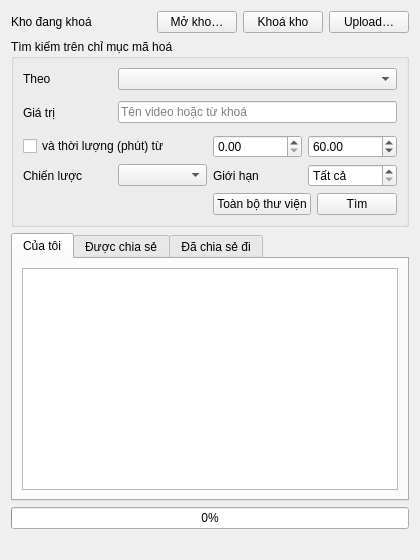
<?xml version="1.0" encoding="UTF-8"?>
<ui version="4.0">
 <class>VaultWidget</class>
 <widget class="QWidget" name="VaultWidget">
  <property name="geometry">
   <rect>
    <x>0</x>
    <y>0</y>
    <width>420</width>
    <height>560</height>
   </rect>
  </property>
  <layout class="QVBoxLayout" name="verticalLayout">
   <item>
    <layout class="QHBoxLayout" name="horizontalLayout_Top">
     <item>
      <widget class="QLabel" name="label_Status">
       <property name="sizePolicy">
        <sizepolicy hsizetype="Expanding" vsizetype="Preferred">
         <horstretch>1</horstretch>
         <verstretch>0</verstretch>
        </sizepolicy>
       </property>
       <property name="text">
        <string>Kho đang khoá</string>
       </property>
       <property name="wordWrap">
        <bool>true</bool>
       </property>
      </widget>
     </item>
     <item>
      <widget class="QPushButton" name="pushButton_Open">
       <property name="text">
        <string>Mở kho…</string>
       </property>
      </widget>
     </item>
     <item>
      <widget class="QPushButton" name="pushButton_Lock">
       <property name="text">
        <string>Khoá kho</string>
       </property>
      </widget>
     </item>
     <item>
      <widget class="QPushButton" name="pushButton_Upload">
       <property name="text">
        <string>Upload…</string>
       </property>
      </widget>
     </item>
    </layout>
   </item>
   <item>
    <widget class="QGroupBox" name="groupBox_Search">
     <property name="title">
      <string>Tìm kiếm trên chỉ mục mã hoá</string>
     </property>
     <layout class="QGridLayout" name="gridLayout_Search">
      <item row="0" column="0">
       <widget class="QLabel" name="label_Field">
        <property name="text">
         <string>Theo</string>
        </property>
       </widget>
      </item>
      <item row="0" column="1" colspan="3">
       <widget class="QComboBox" name="comboBox_Field"/>
      </item>
      <item row="1" column="0">
       <widget class="QLabel" name="label_Value">
        <property name="text">
         <string>Giá trị</string>
        </property>
       </widget>
      </item>
      <item row="1" column="1" colspan="3">
       <widget class="QStackedWidget" name="stackedWidget_Value">
        <widget class="QWidget" name="page_Text">
         <layout class="QHBoxLayout" name="horizontalLayout_Text">
          <property name="leftMargin">
           <number>0</number>
          </property>
          <property name="topMargin">
           <number>0</number>
          </property>
          <property name="rightMargin">
           <number>0</number>
          </property>
          <property name="bottomMargin">
           <number>0</number>
          </property>
          <item>
           <widget class="QLineEdit" name="lineEdit_Text">
            <property name="placeholderText">
             <string>Tên video hoặc từ khoá</string>
            </property>
            <property name="clearButtonEnabled">
             <bool>true</bool>
            </property>
           </widget>
          </item>
         </layout>
        </widget>
        <widget class="QWidget" name="page_Date">
         <layout class="QHBoxLayout" name="horizontalLayout_Date">
          <property name="leftMargin">
           <number>0</number>
          </property>
          <property name="topMargin">
           <number>0</number>
          </property>
          <property name="rightMargin">
           <number>0</number>
          </property>
          <property name="bottomMargin">
           <number>0</number>
          </property>
          <item>
           <widget class="QDateEdit" name="dateEdit_From">
            <property name="calendarPopup">
             <bool>true</bool>
            </property>
           </widget>
          </item>
          <item>
           <widget class="QLabel" name="label_DateTo">
            <property name="text">
             <string>đến</string>
            </property>
           </widget>
          </item>
          <item>
           <widget class="QDateEdit" name="dateEdit_To">
            <property name="calendarPopup">
             <bool>true</bool>
            </property>
           </widget>
          </item>
         </layout>
        </widget>
        <widget class="QWidget" name="page_Number">
         <layout class="QHBoxLayout" name="horizontalLayout_Number">
          <property name="leftMargin">
           <number>0</number>
          </property>
          <property name="topMargin">
           <number>0</number>
          </property>
          <property name="rightMargin">
           <number>0</number>
          </property>
          <property name="bottomMargin">
           <number>0</number>
          </property>
          <item>
           <widget class="QDoubleSpinBox" name="doubleSpinBox_From">
            <property name="maximum">
             <double>1000000.000000000000000</double>
            </property>
           </widget>
          </item>
          <item>
           <widget class="QLabel" name="label_NumberTo">
            <property name="text">
             <string>đến</string>
            </property>
           </widget>
          </item>
          <item>
           <widget class="QDoubleSpinBox" name="doubleSpinBox_To">
            <property name="maximum">
             <double>1000000.000000000000000</double>
            </property>
           </widget>
          </item>
          <item>
           <widget class="QLabel" name="label_Unit">
            <property name="text">
             <string>phút</string>
            </property>
           </widget>
          </item>
         </layout>
        </widget>
       </widget>
      </item>
      <item row="2" column="0" colspan="2">
       <widget class="QCheckBox" name="checkBox_Duration">
        <property name="text">
         <string>và thời lượng (phút) từ</string>
        </property>
       </widget>
      </item>
      <item row="2" column="2">
       <widget class="QDoubleSpinBox" name="doubleSpinBox_DurationFrom">
        <property name="maximum">
         <double>100000.000000000000000</double>
        </property>
       </widget>
      </item>
      <item row="2" column="3">
       <widget class="QDoubleSpinBox" name="doubleSpinBox_DurationTo">
        <property name="maximum">
         <double>100000.000000000000000</double>
        </property>
        <property name="value">
         <double>60.000000000000000</double>
        </property>
       </widget>
      </item>
      <item row="3" column="0">
       <widget class="QLabel" name="label_Strategy">
        <property name="text">
         <string>Chiến lược</string>
        </property>
       </widget>
      </item>
      <item row="3" column="1">
       <widget class="QComboBox" name="comboBox_Strategy"/>
      </item>
      <item row="3" column="2">
       <widget class="QLabel" name="label_Limit">
        <property name="text">
         <string>Giới hạn</string>
        </property>
       </widget>
      </item>
      <item row="3" column="3">
       <widget class="QSpinBox" name="spinBox_Limit">
        <property name="specialValueText">
         <string>Tất cả</string>
        </property>
        <property name="maximum">
         <number>100000</number>
        </property>
       </widget>
      </item>
      <item row="4" column="0" colspan="4">
       <layout class="QHBoxLayout" name="horizontalLayout_SearchButtons">
        <item>
         <spacer name="horizontalSpacer_Search">
          <property name="orientation">
           <enum>Qt::Orientation::Horizontal</enum>
          </property>
          <property name="sizeHint" stdset="0">
           <size>
            <width>40</width>
            <height>20</height>
           </size>
          </property>
         </spacer>
        </item>
        <item>
         <widget class="QPushButton" name="pushButton_All">
          <property name="text">
           <string>Toàn bộ thư viện</string>
          </property>
         </widget>
        </item>
        <item>
         <widget class="QPushButton" name="pushButton_Search">
          <property name="text">
           <string>Tìm</string>
          </property>
         </widget>
        </item>
       </layout>
      </item>
     </layout>
    </widget>
   </item>
   <item>
    <widget class="QTabWidget" name="tabWidget_Lists">
     <property name="currentIndex">
      <number>0</number>
     </property>
     <widget class="QWidget" name="tab_Mine">
      <attribute name="title">
       <string>Của tôi</string>
      </attribute>
      <layout class="QVBoxLayout" name="verticalLayout_Mine">
       <item>
        <widget class="QTableView" name="tableView_Mine"/>
       </item>
      </layout>
     </widget>
     <widget class="QWidget" name="tab_Shared">
      <attribute name="title">
       <string>Được chia sẻ</string>
      </attribute>
      <layout class="QVBoxLayout" name="verticalLayout_Shared">
       <item>
        <widget class="QTableView" name="tableView_Shared"/>
       </item>
       <item>
        <widget class="QPushButton" name="pushButton_RefreshInbox">
         <property name="text">
          <string>Tải lại</string>
         </property>
        </widget>
       </item>
      </layout>
     </widget>
     <widget class="QWidget" name="tab_Outgoing">
      <attribute name="title">
       <string>Đã chia sẻ đi</string>
      </attribute>
      <layout class="QVBoxLayout" name="verticalLayout_Outgoing">
       <item>
        <widget class="QTreeWidget" name="treeWidget_Outgoing">
         <property name="rootIsDecorated">
          <bool>false</bool>
         </property>
         <column>
          <property name="text">
           <string>Video</string>
          </property>
         </column>
         <column>
          <property name="text">
           <string>Người nhận</string>
          </property>
         </column>
         <column>
          <property name="text">
           <string>Thời điểm</string>
          </property>
         </column>
        </widget>
       </item>
       <item>
        <layout class="QHBoxLayout" name="horizontalLayout_Outgoing">
         <item>
          <widget class="QPushButton" name="pushButton_RefreshOutgoing">
           <property name="text">
            <string>Tải lại</string>
           </property>
          </widget>
         </item>
         <item>
          <widget class="QPushButton" name="pushButton_Revoke">
           <property name="text">
            <string>Thu hồi</string>
           </property>
          </widget>
         </item>
        </layout>
       </item>
      </layout>
     </widget>
    </widget>
   </item>
   <item>
    <widget class="QProgressBar" name="progressBar_Upload">
     <property name="value">
      <number>0</number>
     </property>
    </widget>
   </item>
   <item>
    <widget class="QLabel" name="label_Stats">
     <property name="text">
      <string/>
     </property>
     <property name="wordWrap">
      <bool>true</bool>
     </property>
     <property name="textInteractionFlags">
      <set>Qt::TextInteractionFlag::TextSelectableByMouse</set>
     </property>
    </widget>
   </item>
  </layout>
 </widget>
 <resources/>
 <connections/>
</ui>
